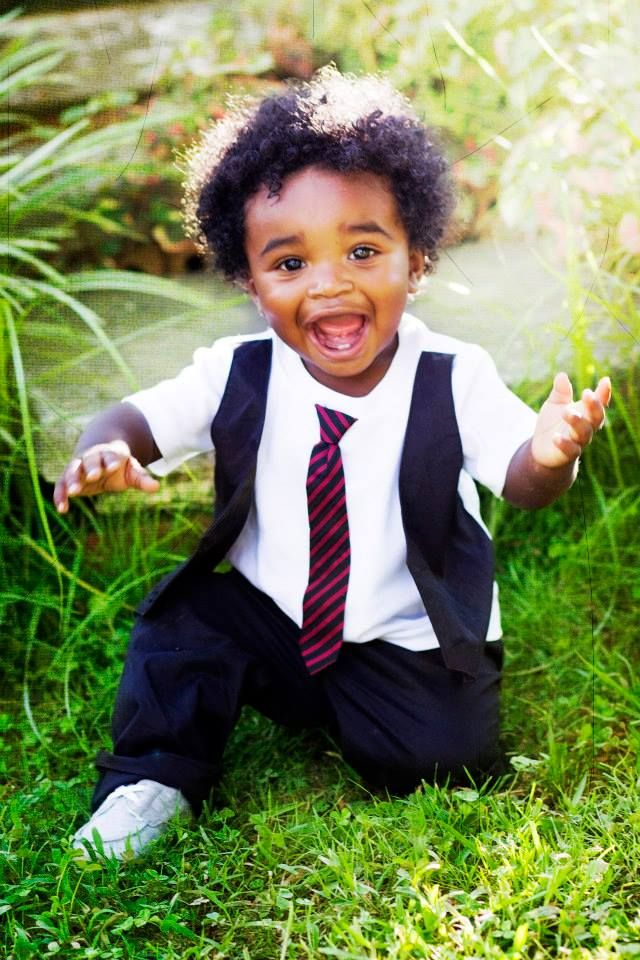
#> input picture testing/9b65a25adca61c48bcb01370116723e3--happy-people-brings.jpg, 640 x 960 px
$ python -i ensemble.py   (imports and definitions only)
#> lines starting #> are read from the running program, lines starting #| are printed output that depends on the picture
import google.generativeai as genai
from PIL import Image
import logging
import os
from dotenv import load_dotenv

logger = logging.getLogger(__name__)

# Load environment variables
# [4 lines not run here, left out]

class TextExtractionEnsemble:
    # [28 lines left out: functions __init__, extract, not called in this run]

class ImageClassificationEnsemble:
    def __init__(self):
        try:
            self.model = genai.GenerativeModel('gemini-1.5-flash')
            logger.info("Image Classification Ensemble initialized")
        except Exception as e:
            logger.error(f"Error initializing image classification: {str(e)}")
            raise

    # [74 lines left out: function predict, not called in this run]

class ObjectDetectionEnsemble:
    # [80 lines left out: functions __init__, detect, not called in this run]

class SentimentEnsemble:
    # [104 lines left out: functions __init__, analyze, not called in this run]

>>> import cv2
>>> picture = cv2.imread('../../testing/9b65a25adca61c48bcb01370116723e3--happy-people-brings.jpg', cv2.IMREAD_GRAYSCALE)
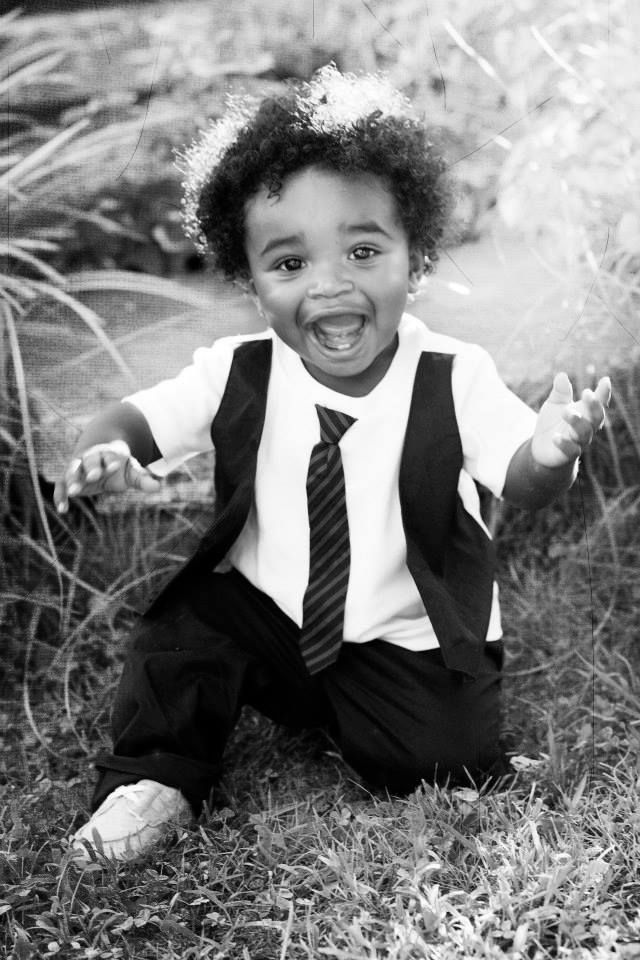
#> picture: shape (960, 640); min 0, max 255, mean 126.2
#> (the run stopped early here; a loop or call above may not have finished)

$ run again, on testing/OIP.5HgV6R-8EQ-LPrPMTjVxJwHaLH.jpg
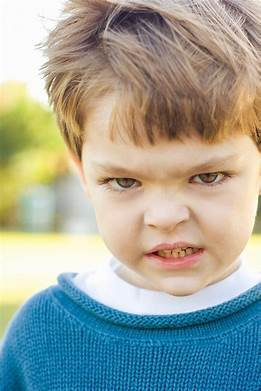
#> input picture testing/OIP.5HgV6R-8EQ-LPrPMTjVxJwHaLH.jpg, 261 x 391 px
#> `picture = cv2.imread('../../testing/9b65a25adca61c48bcb01370116723e3--..`:
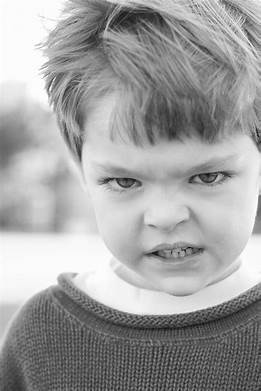
#> picture: shape (391, 261); min 0, max 255, mean 161.2

$ run again, on testing/WhatsApp Image 2024-11-06 at 10.43.46_4ba319ad.jpg
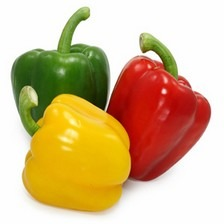
#> input picture testing/WhatsApp Image 2024-11-06 at 10.43.46_4ba319ad.jpg, 224 x 224 px
#> `picture = cv2.imread('../../testing/9b65a25adca61c48bcb01370116723e3--..`:
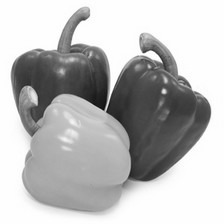
#> picture: shape (224, 224); min 8, max 255, mean 187.1
